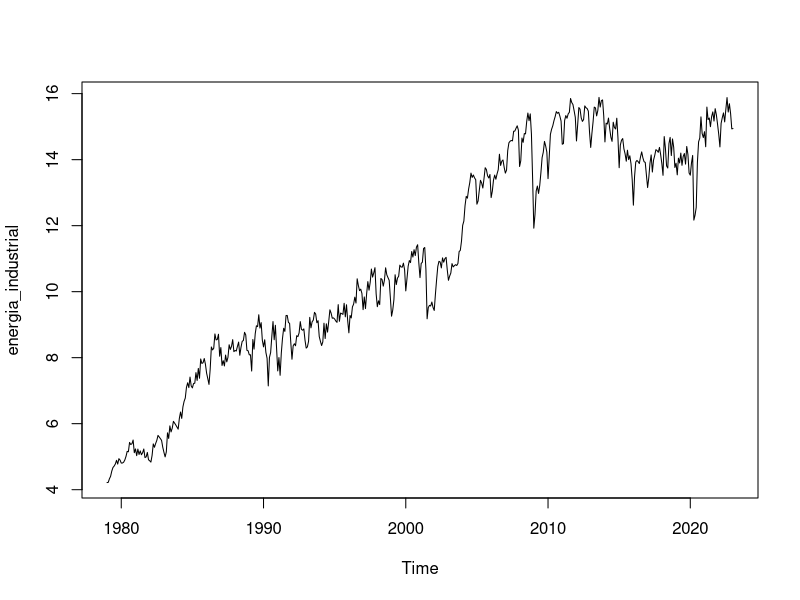
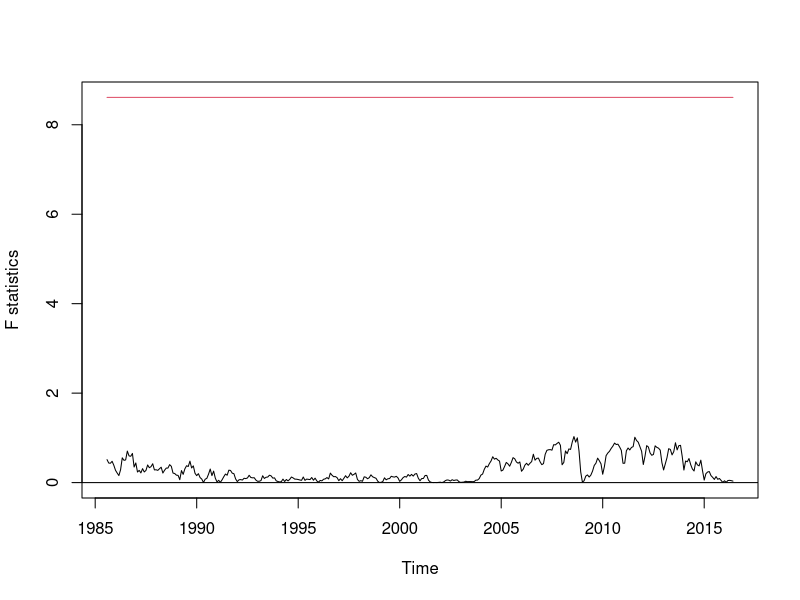
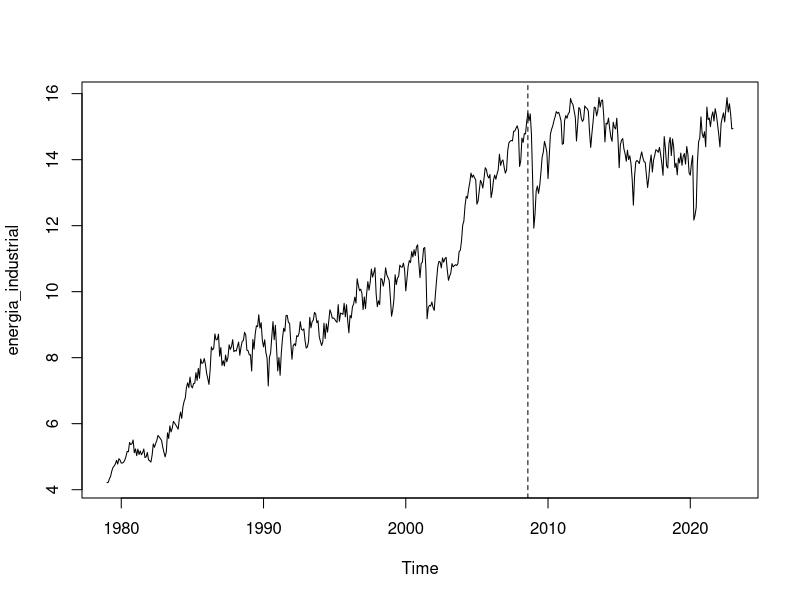
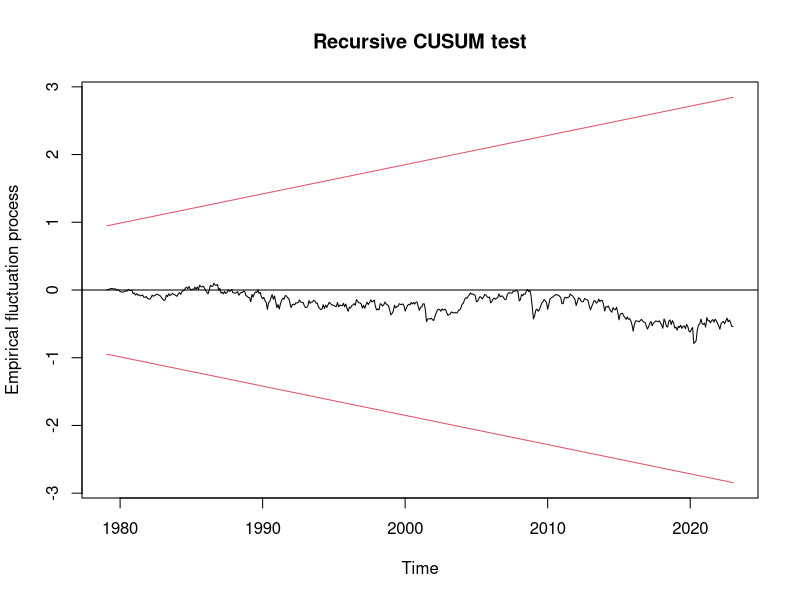
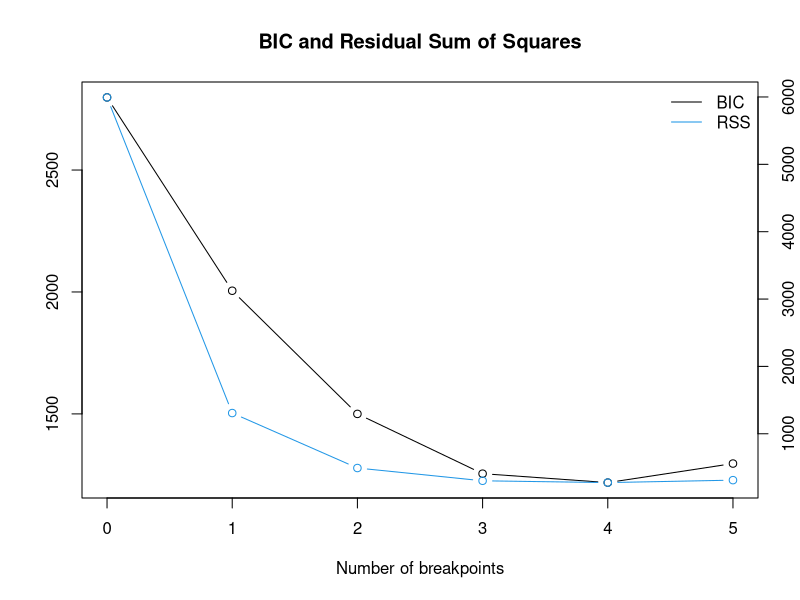
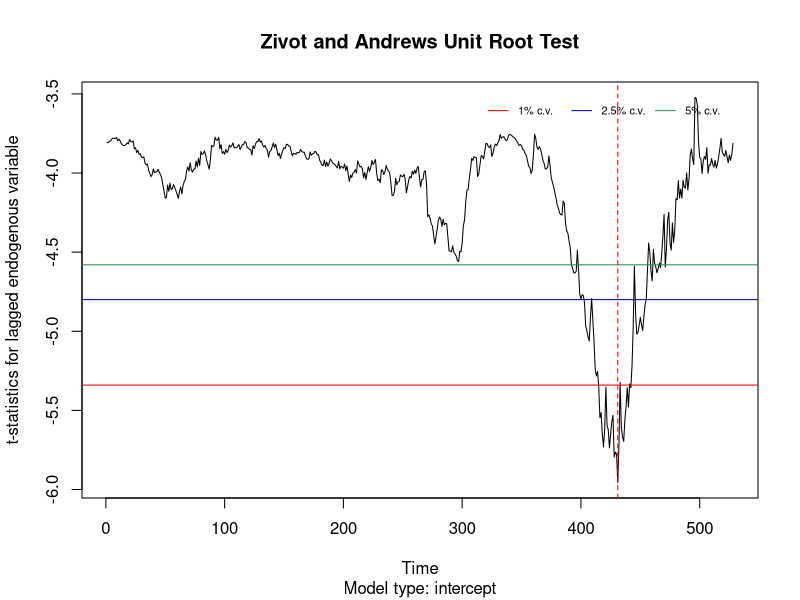

R code for these plots, in order:
## ---- chunk 1
knitr::opts_chunk$set(echo = TRUE)
## ---- chunk 2
library(readxl)

energ=read_excel('energia_industrial.xlsx')

energ=ts(energ[,2],start=c(1979,1),freq=12)
View(energ)
plot(energ)
## ---- chunk 3
#install.packages('strucchange')
library(strucchange)

fs.energ=Fstats(diff(energ)~1)
plot(fs.energ)
sctest(fs.energ)
## visualize the breakpoint implied by the argmax of the F statistics
plot(energ)
lines(breakpoints(fs.energ))
breakpoints(fs.energ)

#efp=empirical fluctuation process
ocus.energ=efp(diff(energ)~1,type='Rec-CUSUM')
plot(ocus.energ)
sctest(ocus.energ)
## ---- chunk 4
bp.energ=breakpoints(energ~1,h=0.15,breaks=5)
summary(bp.energ)
plot(bp.energ)
coef(bp.energ,breaks=4)
## ---- chunk 5
#teste de Chow indicou a quebra em 2017(9), ou seja na observação 218

N=length(energ)

DP=rep(0,N)
DL=rep(0,N)
DS=rep(0,N)

Tb=218

for (t in 1:N){
  if(t==Tb+1)
    DP[t]=1
  
  if(t>Tb){
    DL[t]=1
    DS[t]=t-Tb
  }
}
DP=ts(DP)
DL=ts(DL)

DS=ts(DS)

trend=ts(seq(1:N))
modeloA = lm(energ ~trend +DL)
summary(modeloA)

resA=modeloA$residuals

library(urca)

res.df=ur.df(resA,type='none',selectlags='BIC')
summary(res.df)

lambda=Tb/N
lambda
## ---- chunk 6
library(urca)
energ.za=ur.za(energ,model='intercept',lag=1)
summary(energ.za)
plot(energ.za)
